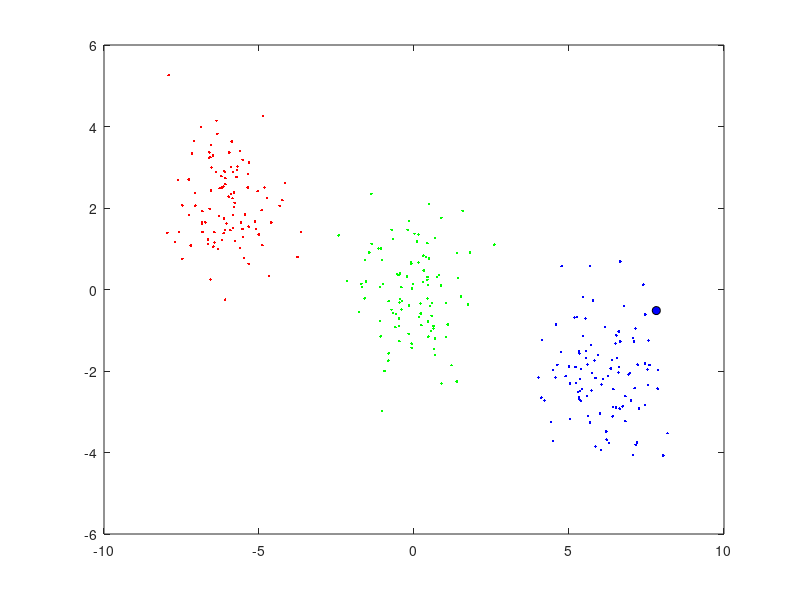

This figure's MATLAB source:
clear all;
clc;

%% parameterek
dataset={ % a kiindulo adathalmaz, minden eleme egy matrix, amelynek sorai tartalmaznak egy-egy pontot
    [randn(100,1)-6  randn(100,1)+2]
    [randn(100,1)    randn(100,1)  ]
    [randn(100,1)+6  randn(100,1)-2]
};
colors={'r','g','b'};  % az egyes osztalyokat ilyen szinekkel abrazoljuk
x=[randn*6 2*randn];   % ezt a pontot szeretnenk besorolni
r=3;                   % kiindulo sugar
dr=1;                  % ha egy pont sem esik a korbe, ennyivel noveljuk a sugarat

%% a priori valoszinusegek: P(C1), P(C2), ..., P(CN)
numClasses=length(dataset);
numDatapoints=0;
P_Ci=zeros(1,numClasses);
for ii=1:numClasses
    P_Ci(ii)=size(dataset{ii},1);
    numDatapoints=numDatapoints+size(dataset{ii},1);
end
P_Ci=P_Ci/numDatapoints;

%% likelihood ertekek: P(x|C1), P(x|C2), ..., P(x|CN)
P_x_Ci=zeros(1,numClasses);
while ~any(P_x_Ci)
    for ii=1:numClasses
        for jj=1:size(dataset{ii},1)
            if sum((x-dataset{ii}(jj,:)).^2)<=r^2
                P_x_Ci(ii)=P_x_Ci(ii)+1/size(dataset{ii},1);
            end
        end
    end
    r=r+dr;
end
fprintf('Final radius: %.2f\n\n',r-dr);

%% dontes az a posteriori valoszinusegek alapjan: P(C1|x), P(C2|x), ..., P(CN|x)
P_Ci_x=P_x_Ci.*P_Ci/sum(P_x_Ci.*P_Ci);
[~,output]=max(P_Ci_x);
fprintf('Predicted class: %d\n\n',output);

%% abrazolas
figure(1);
for ii=1:numClasses
    plot(dataset{ii}(:,1),dataset{ii}(:,2),'.','Color',colors{ii});
    hold on;
end
plot(x(:,1),x(:,2),'ko','MarkerFaceColor',colors{output});
hold off;